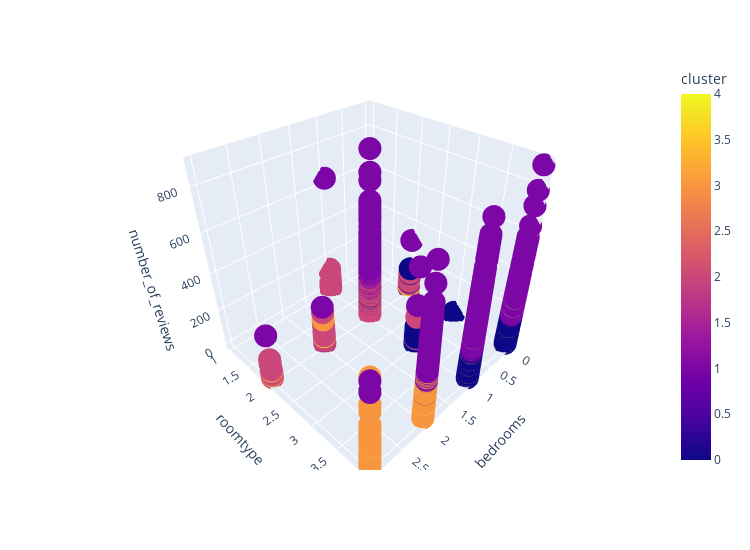

Here is the notebook cell this chart was saved with:
### Markdown cell above
- Visualizamos los datos con nuestro cluster, para ello vamos a realizar varias operaciones:
 → Primero, vamos a aplicar la columna cluster a nuestros datos sin normalizar
 → Después mostraremos en 3D la distribución del cluster

### Code cell
# Asignar los valores de 'clusters' a la columna 'cluster' en df_airbnb_clean
df_airbnb_clean['cluster'] = clusters

# Crear el scatterplot
fig = px.scatter_3d(df_airbnb_clean, z='number_of_reviews', y='roomtype', x='bedrooms', color='cluster')
fig.update_traces(marker=dict(symbol='circle'))

# Configurar el tamaño de la figura
fig.update_layout(width=750, height=550)

# Mostrar el plot
fig.show()

### Figure 1 — Plotly figure (JSON) as saved in the notebook; plotly's stock layout.template omitted (floating-point values rounded to 4 significant figures; data arrays with more than 128 entries replaced by an {"elided": "..."} marker saying what was removed)
{"data": [{"hovertemplate": "bedrooms=%{x}<br>roomtype=%{y}<br>number_of_reviews=%{z}<br>cluster=%{marker.color}<extra></extra>", "legendgroup": "", "marker": {"color": {"elided": "16421 int values"}, "coloraxis": "coloraxis", "symbol": "circle"}, "mode": "markers", "name": "", "scene": "scene", "showlegend": false, "type": "scatter3d", "x": {"elided": "16421 int values"}, "y": {"elided": "16421 int values"}, "z": {"elided": "16421 int values"}}], "layout": {"coloraxis": {"colorbar": {"title": {"text": "cluster"}}, "colorscale": [[0, "#0d0887"], [0.1111, "#46039f"], [0.2222, "#7201a8"], [0.3333, "#9c179e"], [0.4444, "#bd3786"], [0.5556, "#d8576b"], [0.6667, "#ed7953"], [0.7778, "#fb9f3a"], [0.8889, "#fdca26"], [1, "#f0f921"]]}, "height": 550, "legend": {"tracegroupgap": 0}, "margin": {"t": 60}, "scene": {"domain": {"x": [0, 1], "y": [0, 1]}, "xaxis": {"title": {"text": "bedrooms"}}, "yaxis": {"title": {"text": "roomtype"}}, "zaxis": {"title": {"text": "number_of_reviews"}}}, "width": 750}}
